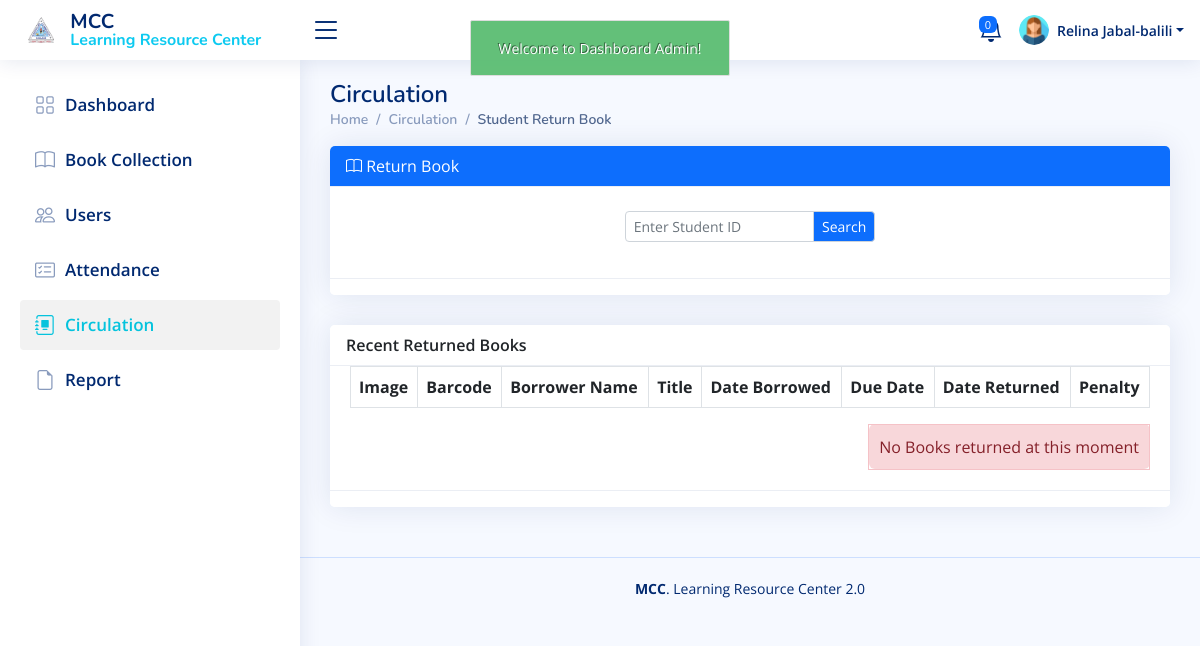
Before: /admin/circulation_return.php (signed in) with the older database file.
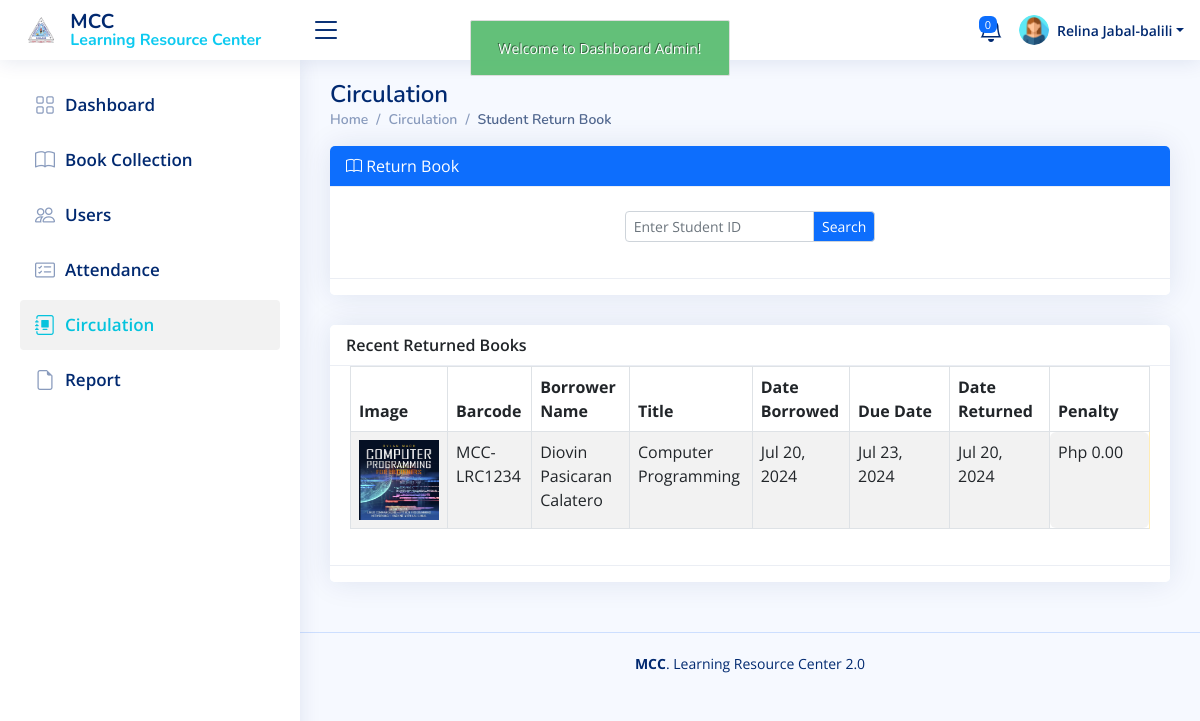
After: the same page with the newer database file.
### tables this page shows
CREATE TABLE `return_book` (
  `return_book_id` int(11) NOT NULL,
  `user_id` int(11) NOT NULL,
  `faculty_id` int(11) NOT NULL,
  `book_id` int(11) NOT NULL,
  `date_borrowed` datetime NOT NULL,
  `due_date` datetime NOT NULL,
  `date_returned` datetime NOT NULL,
  `book_penalty` varchar(100) NOT NULL
);

CREATE TABLE `book` (
  `book_id` int(11) NOT NULL,
  `call_number` varchar(50) NOT NULL,
  `accession_number` varchar(50) NOT NULL,
  `title` varchar(150) NOT NULL,
  `category_id` int(11) NOT NULL,
  `author` varchar(50) NOT NULL,
  `copyright_date` varchar(20) NOT NULL,
  `publisher` varchar(50) NOT NULL,
  `place_publication` varchar(50) NOT NULL,
  `isbn` varchar(50) NOT NULL,
  `barcode` varchar(50) NOT NULL,
  `book_image` varchar(100) NOT NULL,
  `date_added` datetime NOT NULL,
  `status` varchar(50) NOT NULL,
  `status_hold` varchar(50) NOT NULL
);

CREATE TABLE `user` (
  `user_id` int(11) NOT NULL,
  `user_log_id` int(11) NOT NULL,
  `lastname` varchar(45) NOT NULL,
  `firstname` varchar(45) NOT NULL,
  `middlename` varchar(45) NOT NULL,
  `gender` varchar(20) NOT NULL,
  `course` varchar(45) NOT NULL,
  `address` varchar(100) NOT NULL,
  `cell_no` varchar(25) NOT NULL,
  `birthdate` varchar(45) NOT NULL,
  `email` varchar(50) NOT NULL,
  `year_level` varchar(45) NOT NULL,
  `student_id_no` varchar(45) NOT NULL,
  `password` varchar(255) NOT NULL,
  `cpassword` varchar(255) NOT NULL,
  `role_as` varchar(50) NOT NULL,
  `status` varchar(50) NOT NULL,
  `user_added` datetime NOT NULL,
  `qr_code` varchar(255) NOT NULL,
  `verify_token` varchar(255) NOT NULL,
  `token_used` tinyint(1) DEFAULT 0
);

### admin/circulation_return.php (the view, shortened to what the rows shown need)
<?php
include('authentication.php');
include('includes/header.php');
?>
<main id="main" class="main">
     <div class="pagetitle">
          <h1>Circulation</h1>
     </div>
     <section class="section ">
          <div class="row">
               <div class="col-lg-12">
                    <div class="card">
                         <div class="card-body">
                              <div class="table-responsive">
                                   <?php
							$return_query= mysqli_query($con,"SELECT * from return_book
							LEFT JOIN book ON return_book.book_id = book.book_id
							LEFT JOIN user ON return_book.user_id = user.user_id
							where return_book.return_book_id order by return_book.return_book_id DESC");
							?>
                                   <table id="myDataTable" cellpadding="0" cellspacing="0" border="0"
                                        class="table table-striped table-bordered">
                                        <thead>
                                             <tr>
                                                  <th>Image</th>
                                                  <th>Barcode</th>
                                                  <th>Borrower Name</th>
                                                  <th>Title</th>
                                                  <th>Date Borrowed</th>
                                                  <th>Due Date</th>
                                                  <th>Date Returned</th>
                                                  <th>Penalty</th>
                                             </tr>
                                        </thead>
                                        <tbody>
                                             <?php
							while ($return_row= mysqli_fetch_array ($return_query) ){
?> <?php if(isset( $return_row['user_id'])) : ?>
                                             <tr>
                                                  <td>
                                                       <center>
                                                            <?php if($return_row['book_image'] != ""): ?>
                                                            <img src="../uploads/books_img/<?php echo $return_row['book_image']; ?>"
                                                                 alt="" width="80px" height="80px">
                                                            <?php else: ?>
                                                            <img src="../uploads/books_img/book_image.jpg" alt=""
                                                                 width="80px" height="80px">
                                                            <?php endif; ?>
                                                       </center>
                                                  </td>
                                                  <td><?php echo $return_row['barcode']; ?></td>
                                                  <td style="text-transform: capitalize">
                                                       <?php echo $return_row['firstname']." ".$return_row['middlename']." ".$return_row['lastname']; ?>
                                                  </td>
                                                  <td style="text-transform: capitalize">
                                                       <?php echo $return_row['title']; ?></td>
                                                  <td><?php echo date("M d, Y",strtotime($return_row['date_borrowed'])); ?>
                                                  </td>
                                                  <?php
								 if ($return_row['book_penalty'] != 'No Penalty'){
									 echo "<td class='' style='width:100px;'>".date("M d, Y",strtotime($return_row['due_date']))."</td>";
								 }else {
									 echo "<td>".date("M d, Y ",strtotime($return_row['due_date']))."</td>";
								 }
								?>
                                                  <?php
								 if ($return_row['book_penalty'] != 'No Penalty'){
									 echo "<td class='' style='width:100px;'>".date("M d, Y",strtotime($return_row['date_returned']))."</td>";
								 }else {
									 echo "<td>".date("M d, Y ",strtotime($return_row['date_returned']))."</td>";
								 }
								?>
                                                  <?php
								 if ($return_row['book_penalty'] != 'No Penalty'){
									 echo "<td class='alert alert-warning' style='width:100px;'>Php ".$return_row['book_penalty'].".00</td>";
								 }else {
									 echo "<td>".$return_row['book_penalty']."</td>";
								 }
								?>
                                             </tr>
                                             <?php endif; ?>
                                             <?php
							}
							?>
                                        </tbody>
                                   </table>
                              </div>
                         </div>
                    </div>
               </div>
          </div>
     </section>
</main>

### admin/includes/topnav.php (shortened to what the rows shown need)
<header id="header" class="header fixed-top d-flex align-items-center">
    <?php
    if (isset($_SESSION['auth_admin']['admin_id'])) {
        $id_session = $_SESSION['auth_admin']['admin_id'];
    }
    ?>
    <nav class="header-nav ms-auto">
        <ul class="d-flex align-items-center">
            <li class="nav-item dropdown pe-3">
                <?php
                $query = "SELECT * FROM admin WHERE admin_id = '$id_session'";
                $query_run = mysqli_query($con, $query);
                $row = mysqli_fetch_array($query_run);
                ?>
                <a class="nav-link nav-profile d-flex align-items-center pe-0" href="javascript:;" data-bs-toggle="dropdown">
                    <img src="<?= $row['admin_image'] ? '../uploads/admin_profile/'.$row['admin_image'] : 'assets/img/admin.png'; ?>" alt="" width="30px" height="30px" class="rounded-circle">
                    <span class="d-none d-md-block dropdown-toggle ps-2"><?= $_SESSION['auth_admin']['admin_name']; ?></span>
                </a>
            </li>
        </ul>
    </nav>
</header>

Changed rows visible on the page:
added return_book: book.book_image (picture), book.barcode "MCC-LRC1234", user.firstname "Diovin", user.middlename "Pasicaran", user.lastname "Calatero", book.title "Computer Programming", date_borrowed "Jul 20, 2024", due_date "Jul 23, 2024", date_returned "Jul 20, 2024", book_penalty "0"
Other visible differences:
text no longer shown: "No Books returned at this moment"
